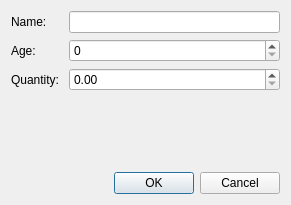
<?xml version="1.0" encoding="UTF-8"?>
<ui version="4.0">
 <class>Dialog</class>
 <widget class="QDialog" name="Dialog">
  <property name="geometry">
   <rect>
    <x>0</x>
    <y>0</y>
    <width>291</width>
    <height>205</height>
   </rect>
  </property>
  <property name="windowTitle">
   <string>Dialog</string>
  </property>
  <layout class="QVBoxLayout" name="verticalLayout">
   <item>
    <layout class="QFormLayout" name="formLayout">
     <item row="0" column="0">
      <widget class="QLabel" name="label">
       <property name="text">
        <string>Name: </string>
       </property>
      </widget>
     </item>
     <item row="0" column="1">
      <widget class="QLineEdit" name="txtName"/>
     </item>
     <item row="1" column="0">
      <widget class="QLabel" name="label_2">
       <property name="text">
        <string>Age: </string>
       </property>
      </widget>
     </item>
     <item row="1" column="1">
      <widget class="QSpinBox" name="spinBoxAge">
       <property name="maximum">
        <number>130</number>
       </property>
      </widget>
     </item>
     <item row="2" column="0">
      <widget class="QLabel" name="label_3">
       <property name="text">
        <string>Quantity: </string>
       </property>
      </widget>
     </item>
     <item row="2" column="1">
      <widget class="QDoubleSpinBox" name="spinBoxQty">
       <property name="maximum">
        <double>1000.000000000000000</double>
       </property>
      </widget>
     </item>
    </layout>
   </item>
   <item>
    <spacer name="verticalSpacer">
     <property name="orientation">
      <enum>Qt::Vertical</enum>
     </property>
     <property name="sizeHint" stdset="0">
      <size>
       <width>20</width>
       <height>40</height>
      </size>
     </property>
    </spacer>
   </item>
   <item>
    <widget class="QDialogButtonBox" name="buttonBox">
     <property name="standardButtons">
      <set>QDialogButtonBox::Cancel|QDialogButtonBox::Ok</set>
     </property>
    </widget>
   </item>
  </layout>
 </widget>
 <resources/>
 <connections/>
</ui>
